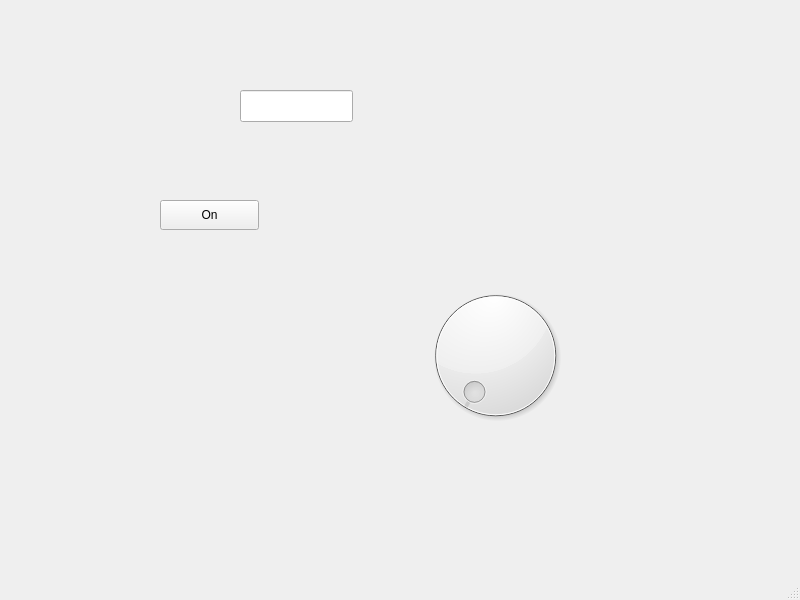
<?xml version="1.0" encoding="UTF-8"?>
<ui version="4.0">
 <class>MainWindow</class>
 <widget class="QMainWindow" name="MainWindow">
  <property name="geometry">
   <rect>
    <x>0</x>
    <y>0</y>
    <width>800</width>
    <height>600</height>
   </rect>
  </property>
  <property name="windowTitle">
   <string>MainWindow</string>
  </property>
  <widget class="QWidget" name="centralwidget">
   <widget class="QPushButton" name="btn">
    <property name="geometry">
     <rect>
      <x>160</x>
      <y>200</y>
      <width>99</width>
      <height>30</height>
     </rect>
    </property>
    <property name="text">
     <string>On</string>
    </property>
   </widget>
   <widget class="QLineEdit" name="lineTestBox">
    <property name="geometry">
     <rect>
      <x>240</x>
      <y>90</y>
      <width>113</width>
      <height>32</height>
     </rect>
    </property>
   </widget>
   <widget class="QDial" name="dial">
    <property name="geometry">
     <rect>
      <x>420</x>
      <y>280</y>
      <width>151</width>
      <height>151</height>
     </rect>
    </property>
   </widget>
  </widget>
  <widget class="QMenuBar" name="menubar">
   <property name="geometry">
    <rect>
     <x>0</x>
     <y>0</y>
     <width>800</width>
     <height>28</height>
    </rect>
   </property>
  </widget>
  <widget class="QStatusBar" name="statusbar"/>
 </widget>
 <resources/>
 <connections/>
</ui>
